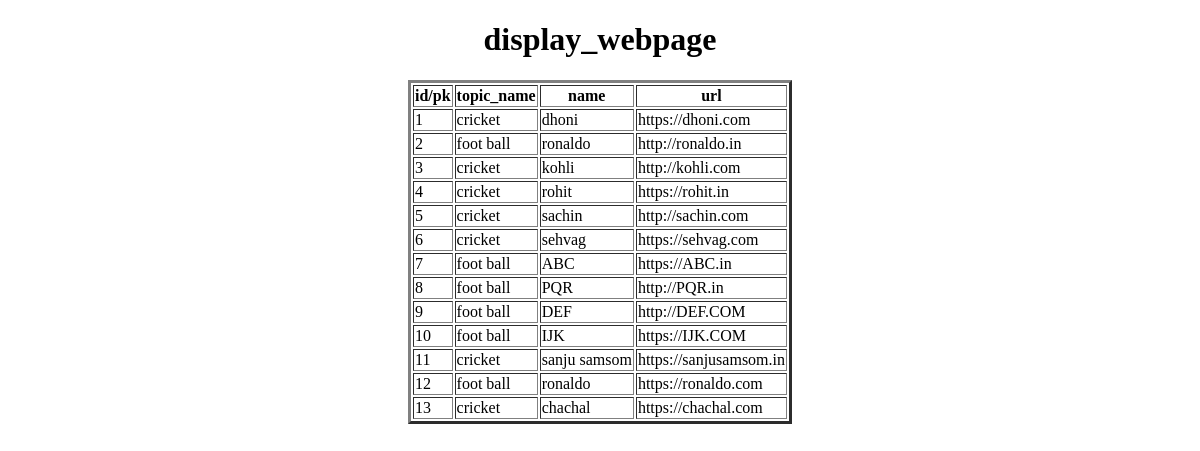
/display_webpage/, run on an earlier commit of the app's database.
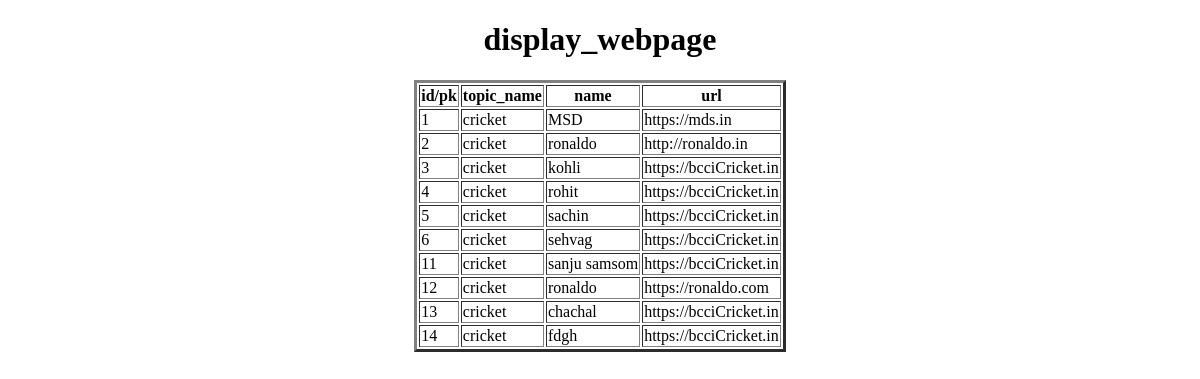
And on a later commit of the database.
### app/models.py (models this page shows, shortened)
class Webpage(models.Model):
    topic_name=models.ForeignKey(Topic,on_delete=models.CASCADE)
    name=models.CharField(max_length=100)
    url=models.URLField()

class Topic(models.Model):
    topic_name=models.CharField(max_length=100,primary_key=True)
    def __str__(self):
        return self.topic_name

### app/views.py (the view)
# urls.py: path('display_webpage/',display_webpage,name='display_webpage'),
def display_webpage(request):
    wpo=Webpage.objects.all()
    d1={'webpage':wpo}
    return render(request,'display_webpages.html',d1)

### templates/display_webpages.html (shortened to what this page needs)
<!DOCTYPE html>
<html lang="en">
<head>
</head>
<body>
    <center>
        <h1>display_webpage</h1>
        <table border="3px">
            <tr>
                <th>id/pk</th>
                <th>topic_name</th>
                <th>name</th>
                <th>url</th>
            </tr>
            {% for wo in webpage %}
            <tr>
                <td>{{wo.id}}</td>
                <td>{{wo.topic_name}}</td>
                <td>{{wo.name}}</td>
                <td>{{wo.url}}</td>
            </tr>
            {% endfor %}
        </table>
    </center>
</body>
</html>

What changed in the data, as far as the page shows it:
removed Webpage: id "7", topic_name "foot ball", name "ABC", url "https://ABC.in"
removed Webpage: id "8", topic_name "foot ball", name "PQR", url "http://PQR.in"
removed Webpage: id "9", topic_name "foot ball", name "DEF", url "http://DEF.COM"
removed Webpage: id "10", topic_name "foot ball", name "IJK", url "https://IJK.COM"
changed Webpage id 1: name "dhoni" → "MSD"; url "https://dhoni.com" → "https://mds.in"
changed Webpage "http://ronaldo.in": topic_name "foot ball" → "cricket"
changed Webpage "kohli": url "http://kohli.com" → "https://bcciCricket.in"
changed Webpage "rohit": url "https://rohit.in" → "https://bcciCricket.in"
changed Webpage "sachin": url "http://sachin.com" → "https://bcciCricket.in"
changed Webpage "sehvag": url "https://sehvag.com" → "https://bcciCricket.in"
changed Webpage "sanju samsom": url "https://sanjusamsom.in" → "https://bcciCricket.in"
changed Webpage "https://ronaldo.com": topic_name "foot ball" → "cricket"
changed Webpage "chachal": url "https://chachal.com" → "https://bcciCricket.in"
added Webpage: id "14", topic_name "cricket", name "fdgh", url "https://bcciCricket.in"
